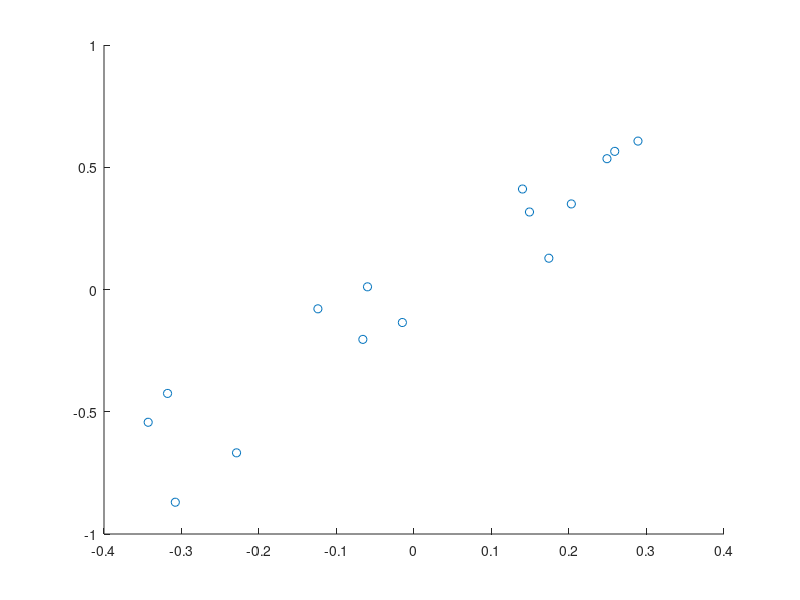

MATLAB code to generate this figure:
%% 
X = [-0.066 -0.124 0.259 0.289 -0.318 -0.015 -0.060 0.140 0.203 0.249 -0.229 0.174 0.149 -0.343 -0.308;
     -0.204 -0.079 0.565 0.607 -0.425 -0.135 0.011 0.411 0.350 0.535 -0.668 0.128 0.317 -0.543 -0.870];
 
scatter(X(1,:), X(2,:))

%% SVD Approach 
% [U,S,V] = svd(X*X');
% U*S*V'%should be equal to X
% U'*X*V%should be equal to S, the diagnoal matrix of singular values 
clc

[U,S,V] = svd(X);

k = 1;
Z = U(:,1:k);
score = Z'*X;
Xhat= Z*score;

m = size(X,2);
error_vec = (X-Xhat)';
total_error_squared = sum(error_vec(:,1).^2 + error_vec(:,2).^2);
e = 1/m * sqrt(total_error_squared);

avg_squared_projection_error = 1/m * sum(error_vec(:,1).^2 + error_vec(:,2).^2);
total_var = 1/m * sum(X(1,:).^2 + X(2,:).^2);
avg_squared_projection_error/total_var*100;


fprintf('PCs (Eigenvectors) in order of descending eigenvalues:\n')
disp(U)
fprintf('Corresponding eigenvalues:\n')
disp(S(1:2,1:2))
%% EIG Approach 

A=X*X';
[V,D] = eig(A);%Eigenvalues and eigenvectors
[tmp, I] = sort(diag(D),'descend');
L=diag(tmp);%sort eigenvalues in descending order
Q=V(:,I);%sort eigenvectors in descending order 
% A = Q*L*Q'; spectral theorem

fprintf('PCs (Eigenvectors) in order of descending eigenvalues:\n')
disp(Q)
fprintf('Corresponding eigenvalues:\n')
disp(sqrt(L))

k=1;
Z=Q(:,1:k);%retain only 1 principal component 
score = Z'*X;%the representation of X in the principal component space
Xhat = Z*score; %approximation of X using only 1 PC
error_vec = (X-Xhat)';%the vector of errors 
total_error_squared = sum(error_vec(:,1).^2 + error_vec(:,2).^2);
m = size(X,2);
e = 1/m * sqrt(total_error_squared);

%compute percentage of variance retained 
avg_squared_projection_error = 1/m * sum(error_vec(:,1).^2 + error_vec(:,2).^2);
total_var = 1/m * sum(X(1,:).^2 + X(2,:).^2);
prct_var_retained = (1-avg_squared_projection_error/total_var)*100;
100-prct_var_retained
%%
[coeff, score, latent, tsquare] = pca(X');
 coeff(:,1) * score(:,1)'
 
 fprintf('PCs (Eigenvectors) in order of descending eigenvalues (built-in function: pca):\n')
disp(coeff)
fprintf('Corresponding eigenvalues:\n')
disp(sqrt(L))
